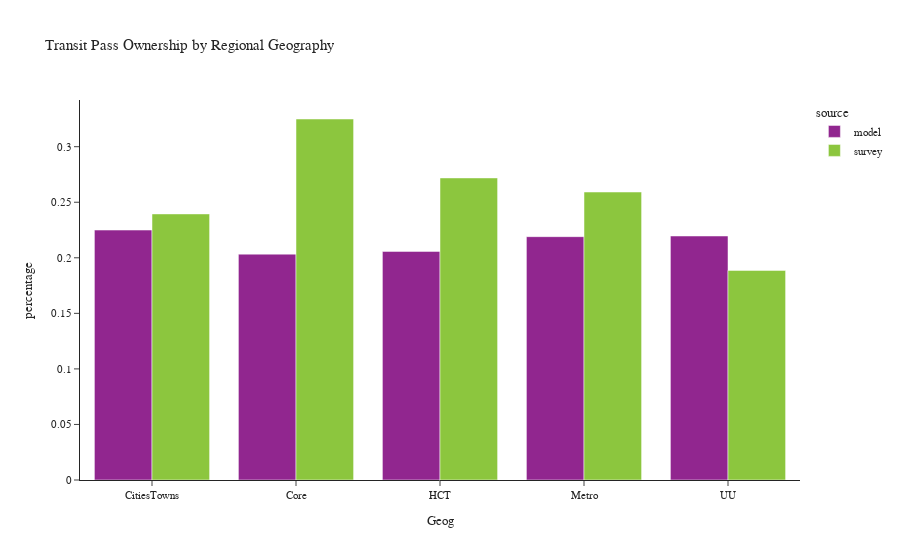

Source (notebook cell):
### Code cell
plot_transit_pass(person, 'rg_proposed', 'Regional Geography', 'Geog')

### Figure 1 — Plotly figure (JSON) as saved in the notebook; plotly's stock layout.template omitted (floating-point values rounded to 4 significant figures)
{"data": [{"alignmentgroup": "True", "customdata": [[87095], [203660], [196965], [280070], [39525]], "hovertemplate": "source=model<br>rg_proposed=%{x}<br>percentage=%{y}<br>sample count=%{customdata[0]}<extra></extra>", "legendgroup": "model", "marker": {"color": "#91268F", "pattern": {"shape": ""}}, "name": "model", "offsetgroup": "model", "orientation": "v", "showlegend": true, "textposition": "auto", "type": "bar", "x": ["CitiesTowns", "Core", "HCT", "Metro", "UU"], "xaxis": "x", "y": [0.225, 0.2033, 0.2058, 0.219, 0.2196], "yaxis": "y"}, {"alignmentgroup": "True", "customdata": [[173], [352], [312], [470], [41]], "hovertemplate": "source=survey<br>rg_proposed=%{x}<br>percentage=%{y}<br>sample count=%{customdata[0]}<extra></extra>", "legendgroup": "survey", "marker": {"color": "#8CC63E", "pattern": {"shape": ""}}, "name": "survey", "offsetgroup": "survey", "orientation": "v", "showlegend": true, "textposition": "auto", "type": "bar", "x": ["CitiesTowns", "Core", "HCT", "Metro", "UU"], "xaxis": "x", "y": [0.2395, 0.3249, 0.2719, 0.2592, 0.1887], "yaxis": "y"}], "layout": {"barmode": "group", "legend": {"title": {"text": "source"}, "tracegroupgap": 0}, "title": {"text": "Transit Pass Ownership by Regional Geography"}, "xaxis": {"anchor": "y", "domain": [0, 1], "title": {"text": "Geog"}}, "yaxis": {"anchor": "x", "domain": [0, 1], "title": {"text": "percentage"}}}}
